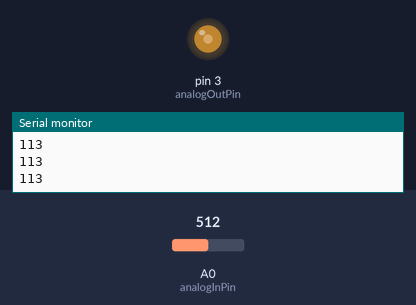
Recording of a sketch running on a simulated Arduino Uno, built with avr-gcc and run on an emulated ATmega328P. Shown: output pins drawn as LEDs (lit = HIGH), the last lines printed to the serial monitor. Inputs (shaded band) come from the test bench; at power-on: A0 (analogInPin) = 512.

Above: at 1.2 s.
1.3 s: A0 (analogInPin) set to 716
At 2.5 s:
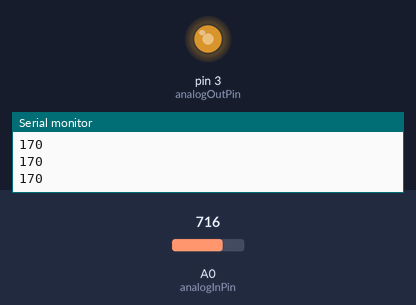
2.8 s: A0 (analogInPin) set to 900
At 4.0 s:
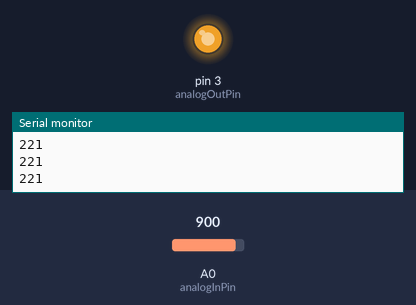
4.3 s: A0 (analogInPin) set to 306
At 5.0 s:
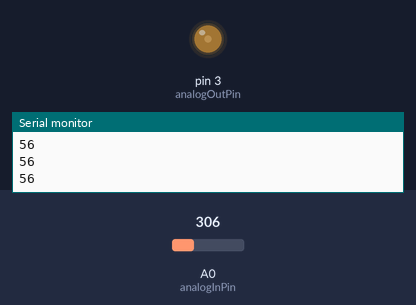
5.8 s: A0 (analogInPin) set to 511
At 6.2 s:
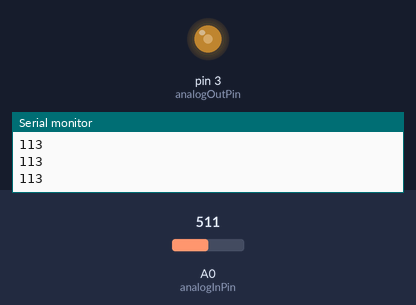
Timing chart, 0 to 8.3 s (numbered marks = the images above; inputs shaded):
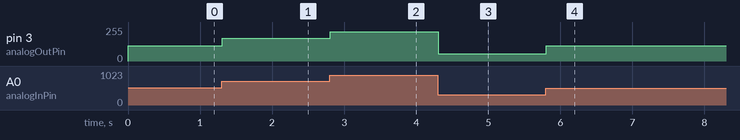

Measured:
- after the input at 1.3 s, pin 3 (analogOutPin): 113/255 → 170/255 at once
- after the input at 2.8 s, pin 3 (analogOutPin): 170/255 → 221/255 at once
- after the input at 4.3 s, pin 3 (analogOutPin): 221/255 → 56/255 at once
- after the input at 5.8 s, pin 3 (analogOutPin): 56/255 → 113/255 at once

The sketch:

potentiometer_test.ino
```cpp
//vars
int analogInPin = A0 ;
int analogOutPin = 3;
int potInput;
//functions

void setup() {
  // put your setup code here, to run once:
  pinMode(3, OUTPUT);
  pinMode(A0, INPUT);
  Serial.begin(9600);
}
void loop() {
  // put your main code here, to run repeatedly:
  potInput = analogRead(analogInPin);
  int ledControlVar = map(potInput, 100, 1023, 0, 255);
  Serial.println(ledControlVar);
  //Serial.println(ledControlVar);
  analogWrite(analogOutPin, ledControlVar);
}
```
